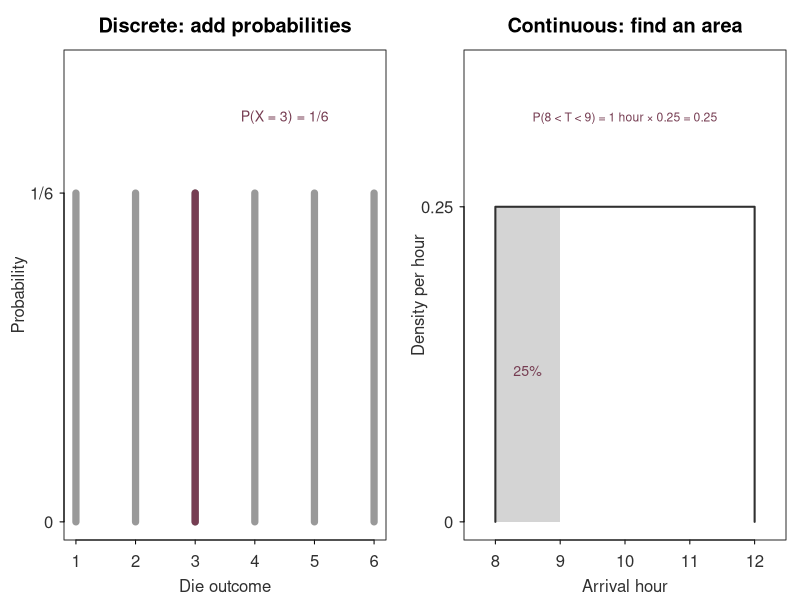
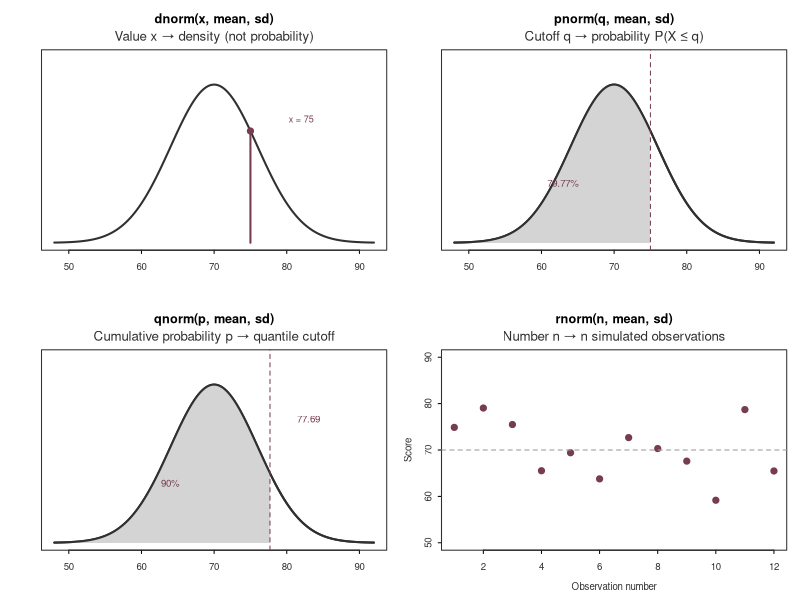

Recreate these plots in R, in order.
# Course-authored vector illustrations; stipulated models, not observed datasets.
# Run from the course root. Reference slide images remain unchanged.
out <- 'assets/inferential-illustrations'
dir.create(out, recursive=TRUE, showWarnings=FALSE)
ink <- '#303030'; accent <- '#763D52'; gray <- '#D4D4D4'
svg(file.path(out, 'mass-and-density.svg'), width=10, height=2.55, pointsize=15, bg='white')
par(mfrow=c(1,2),mar=c(3,3.2,2.5,.7),mgp=c(1.8,.55,0),tcl=-.2,col=ink,col.axis=ink,col.lab=ink)
x <- 1:6
plot(x,rep(1/6,6),type='h',lwd=7,col='#999999',ylim=c(0,.23),
     xlab='Die outcome',ylab='Probability',main='Discrete: add probabilities',yaxt='n')
axis(2,at=c(0,1/6),labels=c('0','1/6'),las=1)
segments(3,0,3,1/6,lwd=7,col=accent)
text(4.5,.205,'P(X = 3) = 1/6',col=accent,cex=.85)
plot(c(8,12),c(0,.25),type='n',xlim=c(7.7,12.3),ylim=c(0,.36),
     xlab='Arrival hour',ylab='Density per hour',main='Continuous: find an area',yaxt='n')
axis(2,at=c(0,.25),labels=c('0','0.25'),las=1)
rect(8,0,9,.25,col=gray,border=NA)
lines(c(8,8,12,12),c(0,.25,.25,0),lwd=2,col=ink)
text(10,.32,'P(8 < T < 9) = 1 hour × 0.25 = 0.25',cex=.73,col=accent)
text(8.5,.12,'25%',col=accent,cex=.85)
dev.off()

svg(file.path(out, 'r-distribution-functions.svg'),width=10,height=4.35,pointsize=19,bg='white')
par(mfrow=c(2,2),mar=c(3,2.5,3,.8),mgp=c(1.6,.4,0),tcl=-.2,col=ink,col.axis=ink,col.lab=ink)
z <- seq(48,92,length.out=500)
curve_panel <- function(title, subtitle) {
 plot(z,dnorm(z,70,6),type='l',lwd=2,col=ink,xlab='',ylab='',yaxt='n',ylim=c(0,.078),cex.axis=.7)
 title(main=title,cex.main=.92,line=1.6)
 mtext(subtitle,side=3,line=.35,cex=.8)
}
curve_panel('dnorm(x, mean, sd)','Value x → density (not probability)')
segments(75,0,75,dnorm(75,70,6),col=accent,lwd=2)
points(75,dnorm(75,70,6),col=accent,pch=19)
text(82,.052,'x = 75',cex=.65,col=accent)
curve_panel('pnorm(q, mean, sd)','Cutoff q → probability P(X ≤ q)')
a <- seq(48,75,length.out=200)
polygon(c(48,a,75),c(0,dnorm(a,70,6),0),col=gray,border=NA)
lines(z,dnorm(z,70,6),lwd=2,col=ink)
abline(v=75,lty=2,col=accent)
text(63,.025,'79.77%',cex=.7,col=accent)
curve_panel('qnorm(p, mean, sd)','Cumulative probability p → quantile cutoff')
cutoff <- qnorm(.9,70,6)
a <- seq(48,cutoff,length.out=200)
polygon(c(48,a,cutoff),c(0,dnorm(a,70,6),0),col=gray,border=NA)
lines(z,dnorm(z,70,6),lwd=2,col=ink)
abline(v=cutoff,lty=2,col=accent)
text(64,.025,'90%',cex=.7,col=accent)
text(83,.052,'77.69',cex=.7,col=accent)
set.seed(312)
scores <- rnorm(12,70,6)
plot(seq_along(scores),scores,pch=19,col=accent,ylim=c(50,90),xlab='Observation number',ylab='Score',cex.axis=.7,cex.lab=.7)
title(main='rnorm(n, mean, sd)',cex.main=.92,line=1.6)
mtext('Number n → n simulated observations',side=3,line=.35,cex=.8)
abline(h=70,col='#999999',lty=2)
dev.off()
